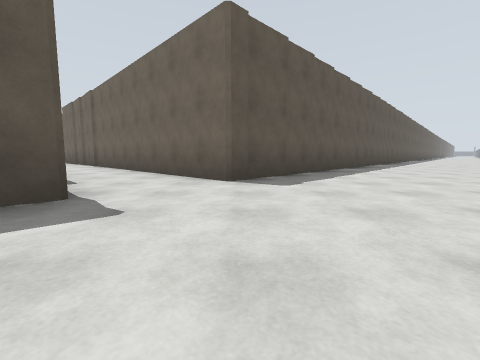
[1] (above)

17 first-person views from a walk through a world built for the Gazebo simulator. The camera is 0.94 m above the floor, tilts 6° down and sees 90° across. The floor is counted in squares, 2.5 m on a side. Each view is taken from the middle of a square. On the plan, view 1 faces up. The plan holds only what a view shows up to about 9 squares ahead; the rest is blank. The place goes on beyond the plan.

[2]
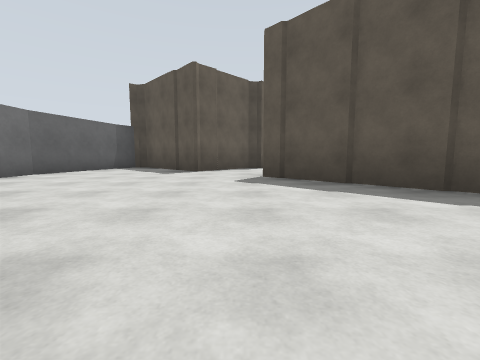

[3]
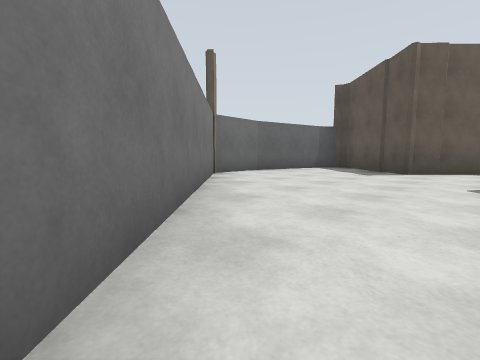

[4]
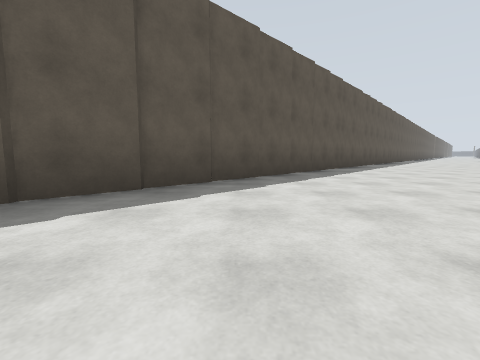

[5]
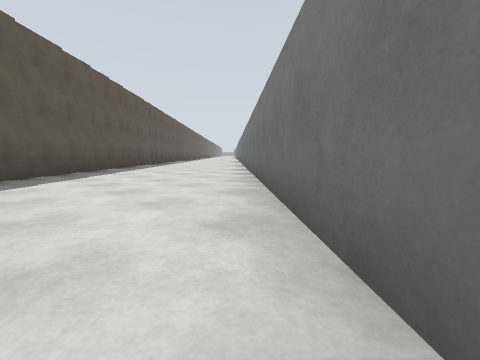

[6]
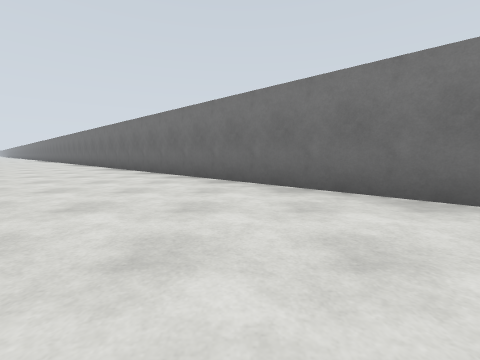

[7]
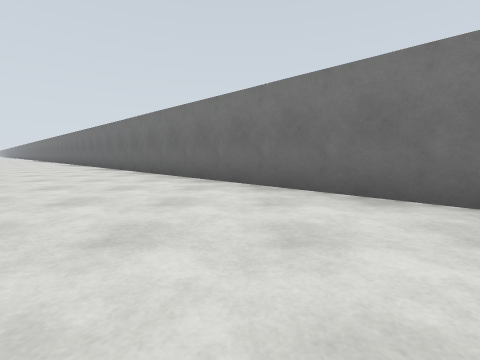

[8]
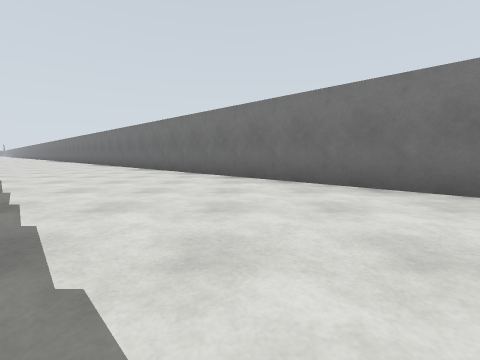

[9]
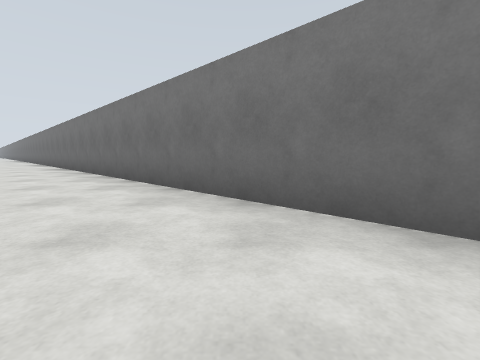

[10]
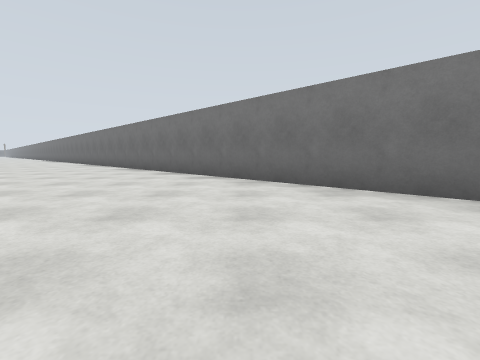

[11]
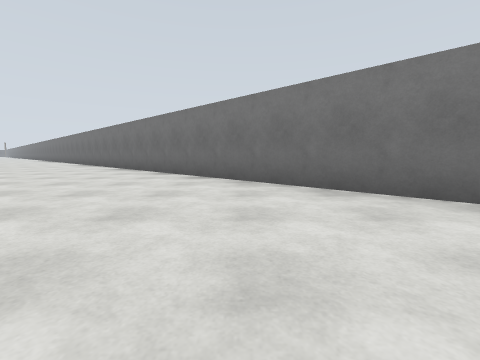

[12]
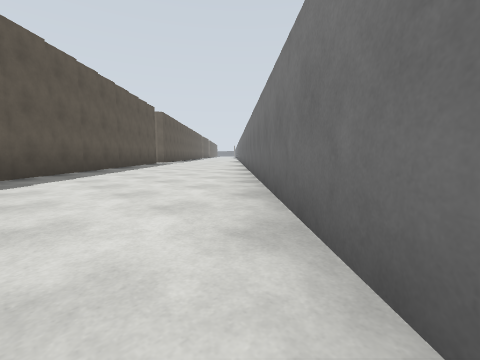

[13]
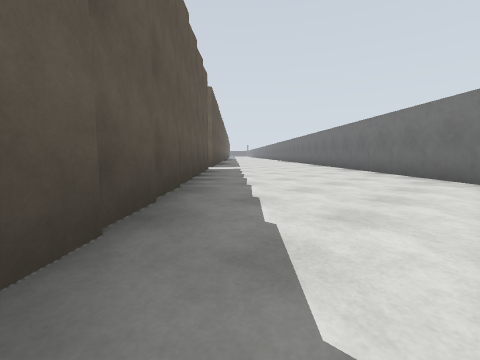

[14]
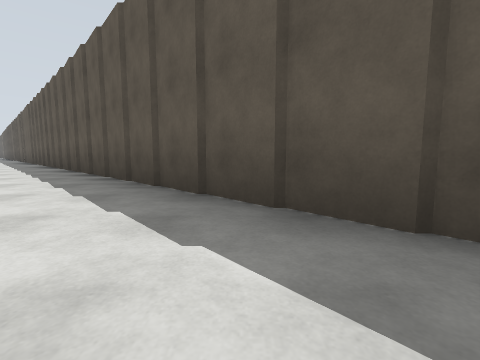

[15]
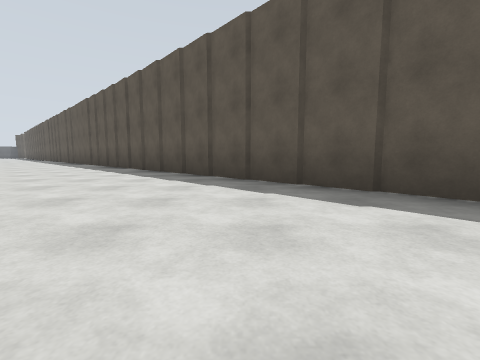

[16]
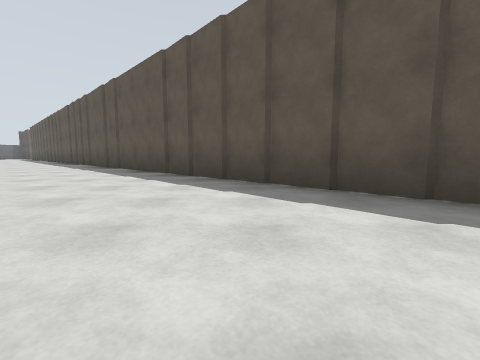

[17]
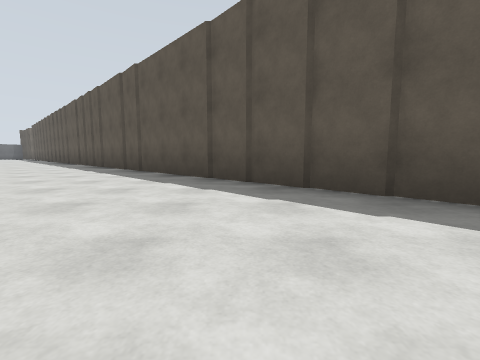

### Floor plan
Points are (right, up) in squares from view 1. A wall is a line through its corners. A room is listed if a view was taken in it or the views show most of it. See-through windows are left out.
Room 1 (views 1, 2, 3, 4, 5, 6, 7, 8, 9, 12, 15, 16, 17)
walls: (6.9, 10.6) (4.3, 8.2); (4.5, 8.1) (-0.1, 3.8); (7.9, 11.9) (6.8, 10.8); (0.3, 3.6) (-0.1, 3.3) (-3, 6.2); (11.8, 16.2) (7.8, 12); (-2.8, 3.3) (-1.5, 1.9) (-3.3, 0.3); (0.9, -0.9) (23.6, 23.3)
ways out: opening at (18, 19) to room 2
objects: grey box (-2, -1) to (-1, -1); grey box (0, -1)
Room 2 (views 10, 11, 13, 14)
walls: (19.6, 24.4) (17.6, 22.6); (17.8, 22.5) (17.2, 21.9); (17.3, 21.8) (16.1, 20.5); (23.6, 23.3) (29.4, 29.5); (16.4, 20.7) (13, 17.6); (23.3, 28.1) (19.4, 24.5); (24.3, 29.4) (23.1, 28.2); (13.2, 17.6) (11.8, 16.2)
ways out: opening at (18, 19) to room 1

Positions as (right, up) in squares from view 1, and headings:
1: (0, 0), facing up
2: (4, 3), facing left
3: (4, 3), facing down-left
4: (4, 4), facing up
5: (4, 3), facing up-right
6: (4, 6), facing right
7: (7, 9), facing right
8: (8, 11), facing right
9: (11, 12), facing right
10: (13, 16), facing right
11: (17, 20), facing right
12: (20, 20), facing up-right
13: (21, 25), facing up-right
14: (23, 26), facing left
15: (22, 23), facing left
16: (18, 19), facing left
17: (17, 18), facing left
